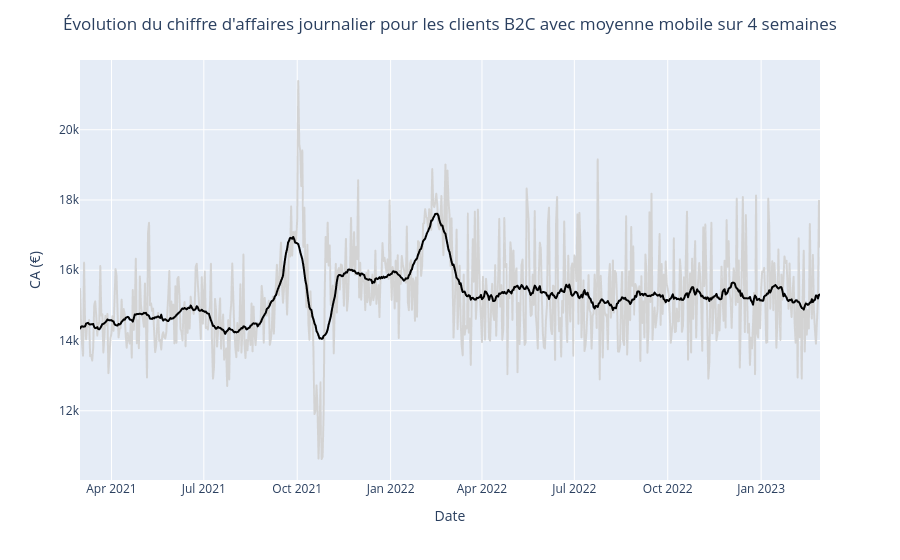
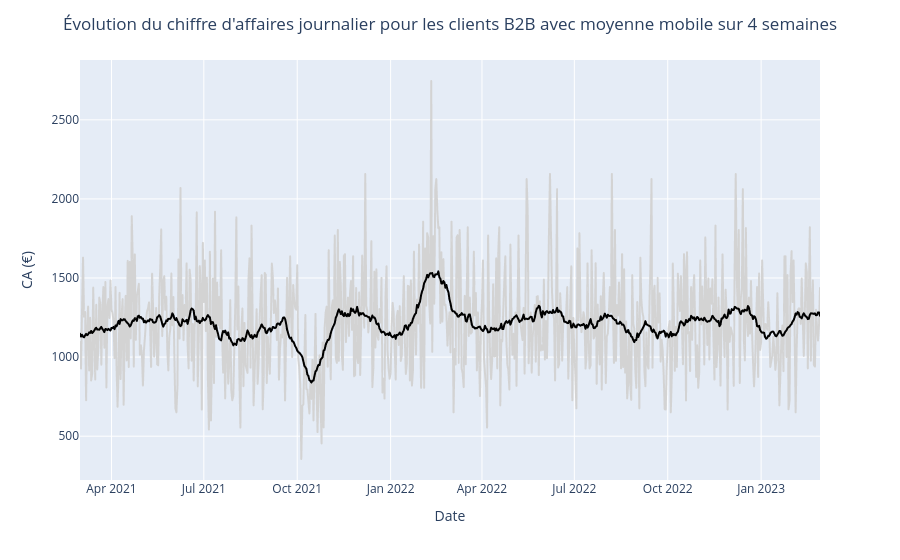

Notebook code cell kept with these figures, in order:
### Markdown cell above
## Évolution du chiffre d'affaires avec moyenne mobile

### Code cell
n_weeks = 4
for client_type, df in [ ("B2C", df_merge_b2c), ("B2B", df_merge_b2b) ]:
    df = df.groupby(pd.Grouper(key="date", freq="1d"))[["price"]].sum()
    df.rename(columns={"price":"total_amount_spent"}, inplace=True)
    df["total_amount_spent rolling mean"] = df["total_amount_spent"].rolling(window=f"{7*n_weeks}d", center=True).mean()
    df.reset_index(inplace=True)
    fig = px.line(
        df, x="date", y=["total_amount_spent","total_amount_spent rolling mean"], color_discrete_sequence=["lightgray","black"],
        labels={"date":"Date","total_amount_spent":"CA hebdomadaire","total_amount_spent rolling mean":f"Moyenne mobile sur {n_weeks} semaines"},
    )
    fig.update_layout(
        showlegend=False, # @bug px.line() with multiple y
        yaxis_title="CA (€)",
        title=f"Évolution du chiffre d'affaires journalier pour les clients {client_type} avec moyenne mobile sur {n_weeks} semaines",
        title_x=0.5,
    )
    fig.show()

### Figure 1 — Plotly figure (JSON) as saved in the notebook; plotly's stock layout.template omitted (floating-point values rounded to 4 significant figures; data arrays with more than 128 entries replaced by an {"elided": "..."} marker saying what was removed)
{"data": [{"hovertemplate": "variable=total_amount_spent<br>Date=%{x}<br>value=%{y}<extra></extra>", "legendgroup": "total_amount_spent", "line": {"color": "lightgray", "dash": "solid"}, "marker": {"symbol": "circle"}, "mode": "lines", "name": "total_amount_spent", "showlegend": true, "type": "scattergl", "x": {"elided": "730 str values"}, "xaxis": "x", "y": {"elided": "730 float values"}, "yaxis": "y"}, {"hovertemplate": "variable=total_amount_spent rolling mean<br>Date=%{x}<br>value=%{y}<extra></extra>", "legendgroup": "total_amount_spent rolling mean", "line": {"color": "black", "dash": "solid"}, "marker": {"symbol": "circle"}, "mode": "lines", "name": "total_amount_spent rolling mean", "showlegend": true, "type": "scattergl", "x": {"elided": "730 str values"}, "xaxis": "x", "y": {"elided": "730 float values"}, "yaxis": "y"}], "layout": {"legend": {"title": {"text": "variable"}, "tracegroupgap": 0}, "margin": {"t": 60}, "showlegend": false, "title": {"text": "Évolution du chiffre d'affaires journalier pour les clients B2C avec moyenne mobile sur 4 semaines", "x": 0.5}, "xaxis": {"anchor": "y", "domain": [0, 1], "title": {"text": "Date"}}, "yaxis": {"anchor": "x", "domain": [0, 1], "title": {"text": "CA (€)"}}}}

### Figure 2 — Plotly figure (JSON) as saved in the notebook; plotly's stock layout.template omitted (floating-point values rounded to 4 significant figures; data arrays with more than 128 entries replaced by an {"elided": "..."} marker saying what was removed)
{"data": [{"hovertemplate": "variable=total_amount_spent<br>Date=%{x}<br>value=%{y}<extra></extra>", "legendgroup": "total_amount_spent", "line": {"color": "lightgray", "dash": "solid"}, "marker": {"symbol": "circle"}, "mode": "lines", "name": "total_amount_spent", "showlegend": true, "type": "scattergl", "x": {"elided": "730 str values"}, "xaxis": "x", "y": {"elided": "730 float values"}, "yaxis": "y"}, {"hovertemplate": "variable=total_amount_spent rolling mean<br>Date=%{x}<br>value=%{y}<extra></extra>", "legendgroup": "total_amount_spent rolling mean", "line": {"color": "black", "dash": "solid"}, "marker": {"symbol": "circle"}, "mode": "lines", "name": "total_amount_spent rolling mean", "showlegend": true, "type": "scattergl", "x": {"elided": "730 str values"}, "xaxis": "x", "y": {"elided": "730 float values"}, "yaxis": "y"}], "layout": {"legend": {"title": {"text": "variable"}, "tracegroupgap": 0}, "margin": {"t": 60}, "showlegend": false, "title": {"text": "Évolution du chiffre d'affaires journalier pour les clients B2B avec moyenne mobile sur 4 semaines", "x": 0.5}, "xaxis": {"anchor": "y", "domain": [0, 1], "title": {"text": "Date"}}, "yaxis": {"anchor": "x", "domain": [0, 1], "title": {"text": "CA (€)"}}}}
